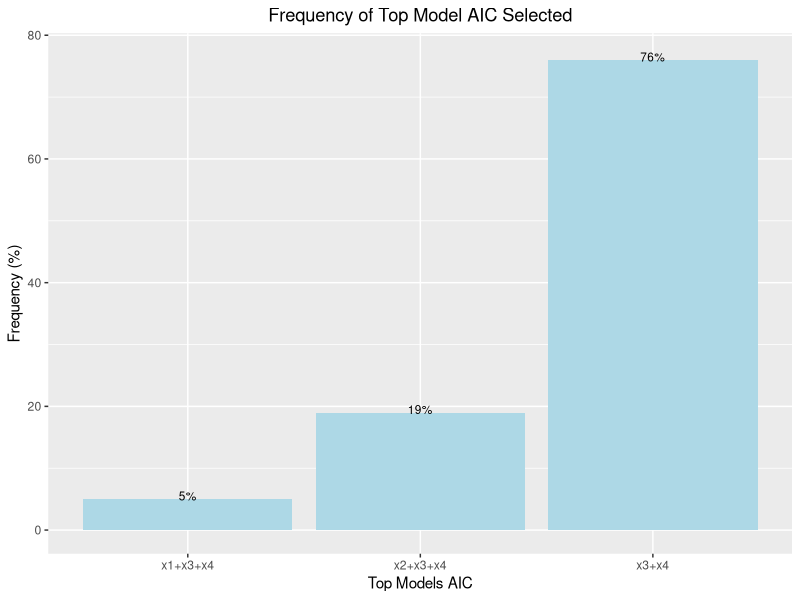
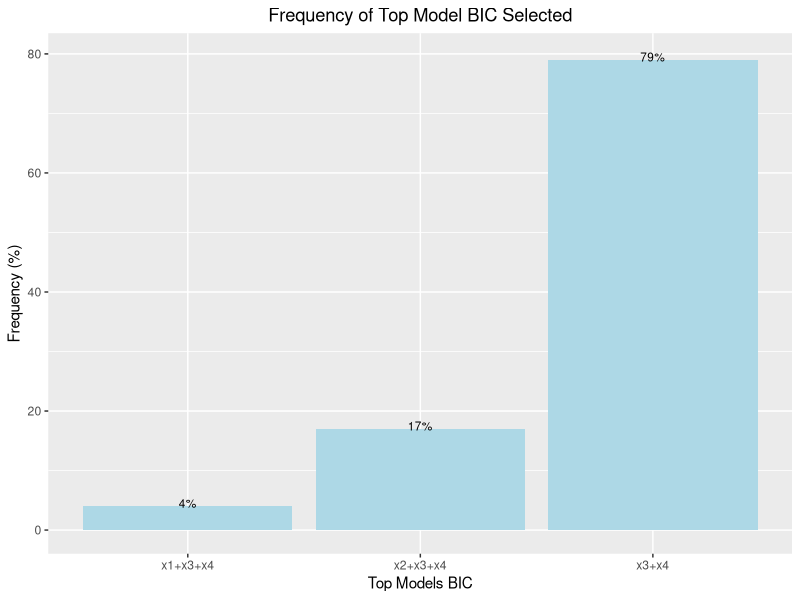
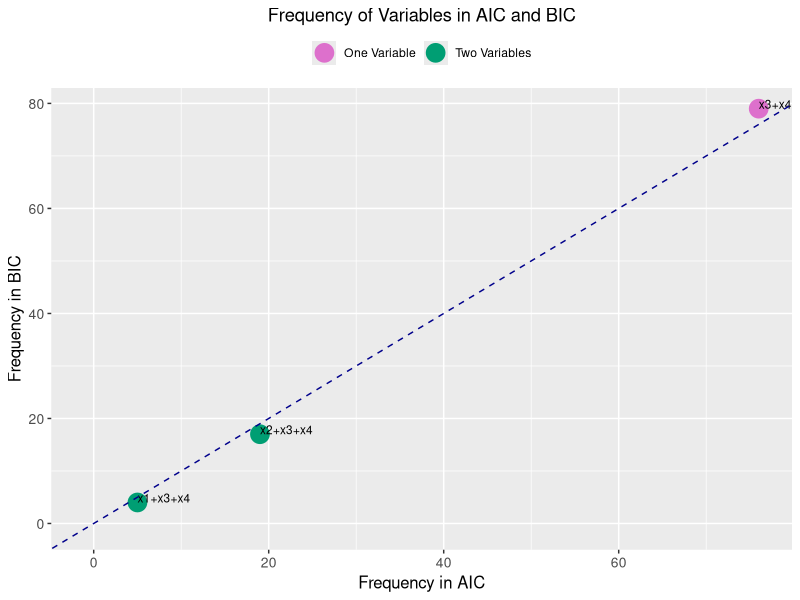

Generate these figures, in order, with R:

library(dplyr)
library(ggplot2)

set.seed(123)# set a seed for reproducibility x1,x2,x3,x4 will be the same for every run.
x1 = runif(10* 5)
x2 = runif(50, 1, 2)
x3 = rpois(50 , lambda = 3)
x4 = rexp(50, rate = 0.5)

generate_data_1 <- function(sigma_e_sq, sigma_v_sq, n_groups, n_obs,beta) {
  beta0 <- beta[1]
  beta1 <- beta[2]
  beta2 <- beta[3]
  beta3 <- beta[4]
  beta4 <- beta[5]
  
  # Generate data
  data <- data.frame(
    group = rep(1:n_groups, each = n_obs),
    x1,
    x2,
    x3,
    x4,
    v_ii <- rnorm(n_groups, 0, sqrt(sigma_v_sq)),
    v_i = rep(v_ii, each = n_obs),
    e_ij = rnorm(n_groups * n_obs, sd = sqrt(sigma_e_sq))
  )
  # print(head(data,10)) # to support on validation of simulation x1,x2,x3,x4 are same for every run but v_ii, v_i, e_ij change in every run
  # Generate response variable y_star which satisfy the assumption based on Li paper
  
  for (i in 1:n_groups) {
    data$y_prime[data$group == i] <- beta0 * 1 + 
      beta1 * data$x1[data$group == i] + 
      beta2 * data$x2[data$group == i] + 
      beta3 * data$x3[data$group == i] + 
      beta4 * data$x4[data$group == i] +
      data$v_i[data$group == i] + 
      data$e_ij[data$group == i]
  }
  
  # Transform to y using Eq. (3)
  
  lambda=0.3 # fixed based on Li simulation results and suggestions
  inv_lambda<- 1/lambda
  data$y<- sign(data$y_prime) * abs(data$y_prime) ^ inv_lambda  # these are the original values of y 
  # the above code is for generating data y and x only is not used for var selection or estimation
  
  
  # Given the data x and y only we now do var selection
  # the above data y and x are generated according to model 2 of Li et al, 
  # Meza and Lahiri method does not apply to model 2
  # If y'=h(y;lambda) is known then we can apply Meza and Lahiri on y'=x*beta+v_k +eps_kj, (y' may be used as response variable in Meza and Lahiri (M&L) )
  
  # Only y is observed, y' is not observed. To apply M&L we predict y_star using y by estimating lambda
  #         lambda_hat= - n/(sum(log(abs(data$y)))) # estimator of lambda 
  
  lambda_hat= -n_obs*n_groups/(sum(log(abs(data$y)))) # estimator of lambda 
  
  #         
  # 
  #Suppose lambda is estimated by lambda_hat then y' can be predicted as 
  #        y'_hat=h(y;lambda_hat)= sign(data$y) * abs(data$y) ^ lambda_hat
  
  data$y_prime_hat= sign(data$y) * abs(data$y) ^ lambda_hat
  
  # To select variables, we can apply M&L to y'_hat=x*beta+v_k +eps_kj (y'_hat may be used as response variable in Meza and Lahiri (M&L) )
  # use y'_hat and x as y and x in M&L
  
  
  
  #This function will help organize each group in a new dataframe to calculate easily the information of mean and also the new values calculated. It is used into the transform _data function below.
  split_data<-function(data) {
    # Create a list to store the split data frames
    split_data_list <- list()
    
    # Loop over the groups and split the data
    for (k in 1:n_groups) {
      # Select data for the i-th group and remove group column
      data_new <- data %>% dplyr::filter(group == k) %>% dplyr::select(-group)
      # Append the data frame to the list
      split_data_list[[k]] <- data_new
    }
    # Return the list of split data frames
    return(split_data_list)
  }
  
  transform_data <- function(data, n_groups, n_obs) {
    sigma_sq <- sigma_v_sq + sigma_e_sq
    rho <- sigma_v_sq / sigma_sq
    # Calculate alpha_i for all groups
    n_i<-n_groups*n_obs
    alpha_i <- sqrt((1 - rho) / (1 + (n_i- 1) * rho))
    
    # Split the data into groups
    split_data_list <- split_data(data)
    
    # Loop over the groups
    for (i in 1:n_groups) {
      # Select data for the i-th group and remove group column
      data_new <- split_data_list[[i]]
      
      # Calculate mean values for the i-th group
      mean_y <- mean(data_new$y_prime_hat)
      mean_x_1 <- mean(data_new$x1)
      mean_x_2 <- mean(data_new$x2)
      mean_x_3 <- mean(data_new$x3)
      mean_x_4 <- mean(data_new$x4)
      
      # Transform the data for the i-th group
      data_new$y_prime_hat <- data_new$y_prime_hat - alpha_i[i] * mean_y
      data_new$x1 <- data_new$x1 - alpha_i[i] * mean_x_1
      data_new$x2 <- data_new$x2 - alpha_i[i] * mean_x_2
      data_new$x3 <- data_new$x3 - alpha_i[i] * mean_x_3
      data_new$x4 <- data_new$x4 - alpha_i[i] * mean_x_4
      
      # Replace the data for the i-th group in the list
      split_data_list[[i]] <- data_new
    }
    # Combine the transformed data frames into a single data frame
    transformed_data <- bind_rows(split_data_list)
    return(transformed_data)
  }
  # 
  
  data<-transform_data(data, n_groups, n_obs*n_groups)
  
  # 
  # apply the above model transf y and x based on M&L and then follow the procedure of AIC
  
  
  
  
  # Create a vector of variable names
  vars <- c("x1", "x2", "x3", "x4")
  
  # Create all possible combinations of 1, 2, 3, and 4 variables
  combs_1 <- combn(vars, 1, simplify = FALSE)
  combs_2 <- combn(vars, 2, simplify = FALSE)
  combs_3 <- combn(vars, 3, simplify = FALSE)
  combs_4 <- combn(vars, 4, simplify = FALSE)
  
  # Combine all the combinations into a single vector
  combs <- c(combs_1,combs_2, combs_3, combs_4)
  
  # Create a list to store the AIC and BIC values and variables used
  aic_bic_list <- list()
  
  # Fit linear models with each combination of variables and store AIC, BIC, and variables used
  for (i in 1:length(combs)) {
    formula <- as.formula(paste("y_prime_hat ~", paste(combs[[i]], collapse = "+")))
    model <- lm(formula, data = data)
    aic_bic_list[[i]] <- list(aic = AIC(model), bic = BIC(model), variables = paste(combs[[i]], collapse = "+"))
  }
  
  # Convert the AIC and BIC values and variables to a data frame
  aic_bic_df <- data.frame(Model = 1:length(aic_bic_list), 
                           Variables = sapply(aic_bic_list, function(x) x$variables),
                           AIC = unlist(lapply(aic_bic_list, function(x) x$aic)),
                           BIC = unlist(lapply(aic_bic_list, function(x) x$bic)))
  #aic_bic_df
  
  # sort the data frame by AIC and print the top 3 models with minimum AIC and show information on variable used
  #head(aic_bic_df[order(aic_bic_df$AIC), ], 3)
  
  # sort the data frame by BIC and print the top 3 models with minimum BIC and show information on variable used
  #head(aic_bic_df[order(aic_bic_df$BIC), ], 3)
  
  # Create a vector of labels
  labels <- rep("", length(aic_bic_df))
  # Replace the corresponding labels with the combination names
  labels[1:length(combs)] <- lapply(combs, paste, collapse = "+")
  
  
  # sort the data frame by AIC and print the top 3 models with minimum AIC and show information on variable used
  sorted_DF_aic <- aic_bic_df[order(aic_bic_df$AIC), ]
  
  # sort the data frame by BIC and print the top 3 models with minimum BIC and show information on variable used
  sorted_DF_bic <- aic_bic_df[order(aic_bic_df$BIC), ]
  
  # print the tables with allmodels and top 3 models with minimum values of AIC and BIC
  return(list(All_Models = aic_bic_df, Top_Models_AIC= head(sorted_DF_aic, 3),Top_Models_BIC= head(sorted_DF_bic, 3)))
  
  
}

# organize the output forthe shiny app to make possible visualize the data generated
generate_data_1_1 <- function(sigma_e_sq, sigma_v_sq, n_groups, n_obs,beta) {
  
  set.seed(123)# set a seed for reproducibility x1,x2,x3,x4 will be the same for every run.
  x1 = runif(10*5)
  x2 = runif(50, 1, 2)
  x3 = rpois(50, lambda = 3)
  x4 = rexp(50, rate = 0.5)
  
  beta0 <- beta[1]
  beta1 <- beta[2]
  beta2 <- beta[3]
  beta3 <- beta[4]
  beta4 <- beta[5]
  
  # Generate data
  data <- data.frame(
    group = rep(1:5, each = 10),
    x1,
    x2,
    x3,
    x4,
    v_ii <- rnorm(n_groups, 0, sqrt(sigma_v_sq)),
    v_i = rep(v_ii, each = n_obs),
    e_ij = rnorm(n_groups * n_obs, sd = sqrt(sigma_e_sq))
  )
  # print(head(data,10)) # to support on validation of simulation x1,x2,x3,x4 are same for every run but v_ii, v_i, e_ij change in every run
  # Generate response variable y_star which satisfy the assumption based on Li paper
  
  for (i in 1:5) {
    data$y_prime[data$group == i] <- beta0 * 1 + 
      beta1 * data$x1[data$group == i] + 
      beta2 * data$x2[data$group == i] + 
      beta3 * data$x3[data$group == i] + 
      beta4 * data$x4[data$group == i] +
      data$v_i[data$group == i] + 
      data$e_ij[data$group == i]
  }
  
  # Transform to y using Eq. (3)
  
  lambda=0.3 # fixed based on Li simulation results and suggestions
  inv_lambda<- 1/lambda
  data$y<- sign(data$y_prime) * abs(data$y_prime) ^ inv_lambda  # these are the original values of y 
  # the above code is for generating data y and x only is not used for var selection or estimation
  
  
  # Given the data x and y only we now do var selection
  # the above data y and x are generated according to model 2 of Li et al, 
  # Meza and Lahiri method does not apply to model 2
  # If y'=h(y;lambda) is known then we can apply Meza and Lahiri on y'=x*beta+v_k +eps_kj, (y' may be used as response variable in Meza and Lahiri (M&L) )
  
  # Only y is observed, y' is not observed. To apply M&L we predict y_star using y by estimating lambda
  #         lambda_hat= - n/(sum(log(abs(data$y)))) # estimator of lambda 
  
  lambda_hat= -n_obs*n_groups/(sum(log(abs(data$y)))) # estimator of lambda 
  
  #         
  # 
  #Suppose lambda is estimated by lambda_hat then y' can be predicted as 
  #        y'_hat=h(y;lambda_hat)= sign(data$y) * abs(data$y) ^ lambda_hat
  
  data$y_prime_hat= sign(data$y) * abs(data$y) ^ lambda_hat
  
  # To select variables, we can apply M&L to y'_hat=x*beta+v_k +eps_kj (y'_hat may be used as response variable in Meza and Lahiri (M&L) )
  # use y'_hat and x as y and x in M&L
  
  
  
  #This function will help organize each group in a new dataframe to calculate easily the information of mean and also the new values calculated. It is used into the transform _data function below.
  split_data<-function(data) {
    # Create a list to store the split data frames
    split_data_list <- list()
    
    # Loop over the groups and split the data
    for (k in 1:n_groups) {
      # Select data for the i-th group and remove group column
      data_new <- data %>% dplyr::filter(group == k) %>% dplyr::select(-group)
      # Append the data frame to the list
      split_data_list[[k]] <- data_new
    }
    # Return the list of split data frames
    return(split_data_list)
  }
  
  transform_data <- function(data, n_groups, n_obs) {
    sigma_sq <- sigma_v_sq + sigma_e_sq
    rho <- sigma_v_sq / sigma_sq
    # Calculate alpha_i for all groups
    n_i<-n_groups*n_obs
    alpha_i <- sqrt((1 - rho) / (1 + (n_i- 1) * rho))
    
    # Split the data into groups
    split_data_list <- split_data(data)
    
    # Loop over the groups
    for (i in 1:n_groups) {
      # Select data for the i-th group and remove group column
      data_new <- split_data_list[[i]]
      
      # Calculate mean values for the i-th group
      mean_y <- mean(data_new$y_prime_hat)
      mean_x_1 <- mean(data_new$x1)
      mean_x_2 <- mean(data_new$x2)
      mean_x_3 <- mean(data_new$x3)
      mean_x_4 <- mean(data_new$x4)
      
      # Transform the data for the i-th group
      data_new$y_prime_hat <- data_new$y_prime_hat - alpha_i[i] * mean_y
      data_new$x1 <- data_new$x1 - alpha_i[i] * mean_x_1
      data_new$x2 <- data_new$x2 - alpha_i[i] * mean_x_2
      data_new$x3 <- data_new$x3 - alpha_i[i] * mean_x_3
      data_new$x4 <- data_new$x4 - alpha_i[i] * mean_x_4
      
      # Replace the data for the i-th group in the list
      split_data_list[[i]] <- data_new
    }
    # Combine the transformed data frames into a single data frame
    transformed_data <- bind_rows(split_data_list)
    return(transformed_data)
  }
  # 
  
  data<-transform_data(data, n_groups, n_obs*n_groups)
  
  print(data)
  # apply the above model transf y and x based on M&L and then follow the procedure of AIC
}


run_var_selection_1 <- function(n_runs, sigma_e_sq, sigma_v_sq, n_groups, n_obs,beta) {
  # create empty dataframes to store the results
  results_AIC <- data.frame(Variables = character(), AIC = numeric(), BIC = numeric())
  results_BIC <- data.frame(Variables = character(), AIC = numeric(), BIC = numeric())
  
  # run the function n times and store the first row of Top_Models_AIC and Top_Models_BIC in separate dataframes
  for (i in 1:n_runs) {
    output <- generate_data_1(sigma_e_sq, sigma_v_sq, n_groups, n_obs,beta)
    print(head(output))
    results_AIC <- rbind(results_AIC, output$Top_Models_AIC[1, c("Variables", "AIC", "BIC")])
    results_BIC <- rbind(results_BIC, output$Top_Models_BIC[1, c("Variables", "AIC", "BIC")])
  }
  
  # print the results dataframes
  print(results_AIC)
  print(results_BIC)
  
  # print the frequency of the top model selected , show variables and frequency in percentage  
  freq_AIC <- round(prop.table(table(results_AIC$Variables)) * 100, 2)
  freq_BIC <- round(prop.table(table(results_BIC$Variables)) * 100, 2)
  
  print(data.frame(Variables = names(freq_AIC), Frequency = as.numeric(freq_AIC)))
  print(data.frame(Variables = names(freq_BIC), Frequency = as.numeric(freq_BIC)))
  
  # create a dataframe from the frequency tables
  df_AIC <- data.frame(Variables = names(freq_AIC), Frequency = as.numeric(freq_AIC))
  df_BIC <- data.frame(Variables = names(freq_BIC), Frequency = as.numeric(freq_BIC))
  
  # create a bar chart using ggplot for the frequency table
  # create a bar chart using ggplot for the frequency table
  plot_AIC <- ggplot(df_AIC, aes(x = Variables, y = Frequency)) +
    geom_bar(stat = "identity", fill = "lightblue") +
    geom_text(aes(label = paste0(Frequency, "%"), y = Frequency + 0.5), 
              size = 3, color = "black") + 
    xlab("Top Models AIC") + ylab("Frequency (%)") +
    ggtitle("Frequency of Top Model AIC Selected") +
    theme(plot.title = element_text(hjust = 0.5))
  
  plot_BIC <- ggplot(df_BIC, aes(x = Variables, y = Frequency)) +
    geom_bar(stat = "identity", fill = "lightblue") +
    geom_text(aes(label = paste0(Frequency, "%"), y = Frequency + 0.5), 
              size = 3, color = "black") + 
    xlab("Top Models BIC") + ylab("Frequency (%)") +
    ggtitle("Frequency of Top Model BIC Selected") +
    theme(plot.title = element_text(hjust = 0.5))
  
  
  # print the bar chart
  print(plot_AIC)
  print(plot_BIC)
  
  # generate scatterplot
  generate_scatterplot <- function(results_AIC, results_BIC) {
    
    # create a dataframe with the frequency of each model combination in AIC
    freq_AIC <- round(prop.table(table(results_AIC$Variables)) * 100, 2)
    df_AIC <- data.frame(Variables = names(freq_AIC), Frequency = as.numeric(freq_AIC))
    
    # create a dataframe with the frequency of each model combination in BIC
    freq_BIC <- round(prop.table(table(results_BIC$Variables)) * 100, 2)
    df_BIC <- data.frame(Variables = names(freq_BIC), Frequency = as.numeric(freq_BIC))
    
   
    
    # Merge df_AIC and df_BIC by Variables
    df <- merge(df_AIC, df_BIC, by = "Variables")
    print(df)
    
    
    # create a scatterplot with different colors for the different number of variables in the model combinations
    plot <- ggplot(df, aes(x = Frequency.x, y = Frequency.y)) +
      geom_point(aes(color = factor(nchar(Variables) - 1)), size = 6) +
      geom_text(aes(label = Variables), hjust = 0, vjust = 0, check_overlap = TRUE, size = 3) +
      scale_color_manual(values = c("#DD70CC", "#009E73", "#56B4E9", "#FF7F50"), 
                         labels = c("One Variable", "Two Variables", "Three Variables", "Four Variables")) +
      xlab("Frequency in AIC") + ylab("Frequency in BIC") +
      ggtitle("Frequency of Variables in AIC and BIC") +
      theme(plot.title = element_text(hjust = 0.5),
            axis.text = element_text(size = 10),
            axis.title = element_text(size = 12),
            legend.title = element_blank(),
            legend.position = "top")+
      geom_abline(intercept = 0, slope = 1, linetype = "dashed", color = "darkblue") # this line shows when AIC performs better than BIC 
    
    # print the scatterplot
    print(plot + xlim(-1, NA) + ylim(-1, NA))
    
    # print the frequency tables for AIC and BIC
    cat("\nFrequency of Model Combinations in AIC:\n")
    print(df_AIC)
    cat("\nFrequency of Model Combinations in BIC:\n")
    print(df_BIC)
    
  }
  
  
  generate_scatterplot(results_AIC, results_BIC)
  # return list of outputs
}
# function for shiny app use

run_var_selection_1_1 <- function(n_runs, sigma_e_sq, sigma_v_sq, n_groups, n_obs,beta) {
  # create empty dataframes to store the results
  results_AIC <- data.frame(Variables = character(), AIC = numeric(), BIC = numeric())
  results_BIC <- data.frame(Variables = character(), AIC = numeric(), BIC = numeric())
  
  # run the function n times and store the first row of Top_Models_AIC and Top_Models_BIC in separate dataframes
  for (i in 1:n_runs) {
    output <- generate_data_1(sigma_e_sq, sigma_v_sq, n_groups, n_obs,beta)
    #print(head(output))
    results_AIC <- rbind(results_AIC, output$Top_Models_AIC[1, c("Variables", "AIC", "BIC")])
    results_BIC <- rbind(results_BIC, output$Top_Models_BIC[1, c("Variables", "AIC", "BIC")])
  }
  
  # print the results dataframes
 # print(results_AIC)
 # print(results_BIC)
  
  # print the frequency of the top model selected , show variables and frequency in percentage  
  freq_AIC <- round(prop.table(table(results_AIC$Variables)) * 100, 2)
  freq_BIC <- round(prop.table(table(results_BIC$Variables)) * 100, 2)
  
  #print(data.frame(Variables = names(freq_AIC), Frequency = as.numeric(freq_AIC)))
 # print(data.frame(Variables = names(freq_BIC), Frequency = as.numeric(freq_BIC)))
  
  # create a dataframe from the frequency tables
  df_AIC <- data.frame(Variables = names(freq_AIC), Frequency_AIC_perc = as.numeric(freq_AIC))
 # df_BIC <- data.frame(Variables = names(freq_BIC), Frequency = as.numeric(freq_BIC))
  return(arrange(df_AIC, desc(Frequency_AIC_perc)))
}


run_var_selection_1_2 <- function(n_runs, sigma_e_sq, sigma_v_sq, n_groups, n_obs,beta) {
  # create empty dataframes to store the results
  results_AIC <- data.frame(Variables = character(), AIC = numeric(), BIC = numeric())
  results_BIC <- data.frame(Variables = character(), AIC = numeric(), BIC = numeric())
  
  # run the function n times and store the first row of Top_Models_AIC and Top_Models_BIC in separate dataframes
  for (i in 1:n_runs) {
    output <- generate_data_1(sigma_e_sq, sigma_v_sq, n_groups, n_obs,beta)
    #print(head(output))
    results_AIC <- rbind(results_AIC, output$Top_Models_AIC[1, c("Variables", "AIC", "BIC")])
    results_BIC <- rbind(results_BIC, output$Top_Models_BIC[1, c("Variables", "AIC", "BIC")])
  }
  
  # print the results dataframes
  # print(results_AIC)
  # print(results_BIC)
  
  # print the frequency of the top model selected , show variables and frequency in percentage  
  freq_AIC <- round(prop.table(table(results_AIC$Variables)) * 100, 2)
  freq_BIC <- round(prop.table(table(results_BIC$Variables)) * 100, 2)
  
  #print(data.frame(Variables = names(freq_AIC), Frequency = as.numeric(freq_AIC)))
  # print(data.frame(Variables = names(freq_BIC), Frequency = as.numeric(freq_BIC)))
  
  # create a dataframe from the frequency tables
  #df_AIC <- data.frame(Variables = names(freq_AIC), Frequency_AIC_perc = as.numeric(freq_AIC))
   df_BIC <- data.frame(Variables = names(freq_BIC), Frequency_BIC_perc = as.numeric(freq_BIC))
   return(arrange(df_BIC, desc(Frequency_BIC_perc)))
}




# new function for shiny app use fro AIC and BIC barcharts

run_var_selection_2 <- function(n_runs, sigma_e_sq, sigma_v_sq, n_groups, n_obs,beta) {
  # create empty dataframes to store the results
  results_AIC <- data.frame(Variables = character(), AIC = numeric(), BIC = numeric())
  results_BIC <- data.frame(Variables = character(), AIC = numeric(), BIC = numeric())
  
  # run the function n times and store the first row of Top_Models_AIC and Top_Models_BIC in separate dataframes
  for (i in 1:n_runs) {
    output <- generate_data_1(sigma_e_sq, sigma_v_sq, n_groups, n_obs,beta)
   # print(head(output))
    results_AIC <- rbind(results_AIC, output$Top_Models_AIC[1, c("Variables", "AIC", "BIC")])
    results_BIC <- rbind(results_BIC, output$Top_Models_BIC[1, c("Variables", "AIC", "BIC")])
  }
  
  # print the results dataframes
 # print(results_AIC)
 # print(results_BIC)
  
  # print the frequency of the top model selected , show variables and frequency in percentage  
  freq_AIC <- round(prop.table(table(results_AIC$Variables)) * 100, 2)
  freq_BIC <- round(prop.table(table(results_BIC$Variables)) * 100, 2)
  
 # print(data.frame(Variables = names(freq_AIC), Frequency = as.numeric(freq_AIC)))
 # print(data.frame(Variables = names(freq_BIC), Frequency = as.numeric(freq_BIC)))
  
  # create a dataframe from the frequency tables
  df_AIC <- data.frame(Variables = names(freq_AIC), Frequency = as.numeric(freq_AIC))
  df_BIC <- data.frame(Variables = names(freq_BIC), Frequency = as.numeric(freq_BIC))
  
  # create a bar chart using ggplot for the frequency table
  # create a bar chart using ggplot for the frequency table
  plot_AIC <- ggplot(df_AIC, aes(x = Variables, y = Frequency)) +
    geom_bar(stat = "identity", fill = "lightblue") +
    geom_text(aes(label = paste0(Frequency, "%"), y = Frequency + 0.5), 
              size = 5, color = "black") + 
    xlab("Top Models AIC") + ylab("Frequency (%)") +
    ggtitle("Frequency of Top Model AIC Selected") +
    theme(plot.title = element_text(hjust = 0.5))
  
  plot_BIC <- ggplot(df_BIC, aes(x = Variables, y = Frequency)) +
    geom_bar(stat = "identity", fill = "lightblue") +
    geom_text(aes(label = paste0(Frequency, "%"), y = Frequency + 0.5), 
              size = 5, color = "black") + 
    xlab("Top Models BIC") + ylab("Frequency (%)") +
    ggtitle("Frequency of Top Model BIC Selected") +
    theme(plot.title = element_text(hjust = 0.5))
  
  
  # print the bar chart
  # Save the plots with the desired dimensions
  ggsave("plot_AIC.png", plot = plot_AIC, width = 6, height = 12, units = "in")
  ggsave("plot_BIC.png", plot = plot_BIC, width = 6, height = 12, units = "in")
  
  # Return the plots arranged vertically
  return(grid.arrange(plot_AIC, plot_BIC, ncol = 1))
  }


# shiny app for scatterplot
run_var_selection_3 <- function(n_runs, sigma_e_sq, sigma_v_sq, n_groups, n_obs,beta) {
  # create empty dataframes to store the results
  results_AIC <- data.frame(Variables = character(), AIC = numeric(), BIC = numeric())
  results_BIC <- data.frame(Variables = character(), AIC = numeric(), BIC = numeric())
  
  # run the function n times and store the first row of Top_Models_AIC and Top_Models_BIC in separate dataframes
  for (i in 1:n_runs) {
    output <- generate_data_1(sigma_e_sq, sigma_v_sq, n_groups, n_obs,beta)
    #print(head(output))
    results_AIC <- rbind(results_AIC, output$Top_Models_AIC[1, c("Variables", "AIC", "BIC")])
    results_BIC <- rbind(results_BIC, output$Top_Models_BIC[1, c("Variables", "AIC", "BIC")])
  }
  
  # print the results dataframes
  #print(results_AIC)
  #print(results_BIC)
  
  # print the frequency of the top model selected , show variables and frequency in percentage  
  freq_AIC <- round(prop.table(table(results_AIC$Variables)) * 100, 2)
  freq_BIC <- round(prop.table(table(results_BIC$Variables)) * 100, 2)
  
  #print(data.frame(Variables = names(freq_AIC), Frequency = as.numeric(freq_AIC)))
  #print(data.frame(Variables = names(freq_BIC), Frequency = as.numeric(freq_BIC)))
  
  # create a dataframe from the frequency tables
  df_AIC <- data.frame(Variables = names(freq_AIC), Frequency = as.numeric(freq_AIC))
  df_BIC <- data.frame(Variables = names(freq_BIC), Frequency = as.numeric(freq_BIC))
  
  # create a bar chart using ggplot for the frequency table
  # create a bar chart using ggplot for the frequency table
  
  
  # generate scatterplot
  generate_scatterplot <- function(results_AIC, results_BIC) {
    
    # create a dataframe with the frequency of each model combination in AIC
    freq_AIC <- round(prop.table(table(results_AIC$Variables)) * 100, 2)
    df_AIC <- data.frame(Variables = names(freq_AIC), Frequency = as.numeric(freq_AIC))
    
    # create a dataframe with the frequency of each model combination in BIC
    freq_BIC <- round(prop.table(table(results_BIC$Variables)) * 100, 2)
    df_BIC <- data.frame(Variables = names(freq_BIC), Frequency = as.numeric(freq_BIC))
    
    
    
    # Merge df_AIC and df_BIC by Variables
    df <- merge(df_AIC, df_BIC, by = "Variables")
    #print(df)
    
    
    # create a scatterplot with different colors for the different number of variables in the model combinations
    plot <- ggplot(df, aes(x = Frequency.x, y = Frequency.y)) +
      geom_point(aes(color = factor(nchar(Variables) - 1)), size = 6) +
      geom_text(aes(label = Variables), hjust = 0, vjust = 0, check_overlap = TRUE, size = 5) +
      scale_color_manual(values = c("#DD70CC", "#009E73", "#56B4E9", "#FF7F50"), 
                         labels = c("One Variable", "Two Variables", "Three Variables", "Four Variables")) +
      xlab("Frequency in AIC") + ylab("Frequency in BIC") +
      ggtitle("Frequency of Variables in AIC and BIC") +
      theme(plot.title = element_text(hjust = 0.5),
            axis.text = element_text(size = 10),
            axis.title = element_text(size = 12),
            legend.title = element_blank(),
            legend.position = "top")+
      geom_abline(intercept = 0, slope = 1, linetype = "dashed", color = "darkblue") # this line shows when AIC performs better than BIC 
    
    # print the scatterplot
    print(plot + xlim(-1, NA) + ylim(-1, NA))
    
    # print the frequency tables for AIC and BIC
   # cat("\nFrequency of Model Combinations in AIC:\n")
    #print(df_AIC)
    #cat("\nFrequency of Model Combinations in BIC:\n")
    #print(df_BIC)
    
  }
  
  
  generate_scatterplot(results_AIC, results_BIC)
  # return list of outputs
}

# running
run_var_selection_1(n_runs = 100, sigma_e_sq=1, sigma_v_sq=5, n_groups=5, n_obs=10,beta = c(1, 2,0,5,2))
